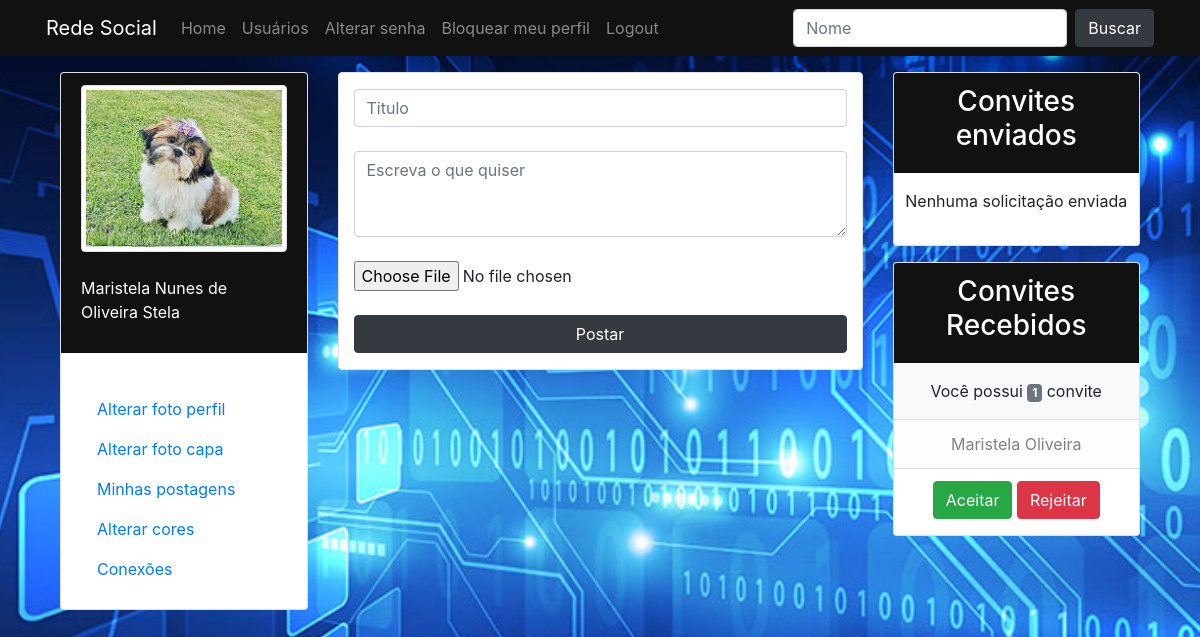
The app's page / (signed in) with its own data.
### perfis/models.py (models this page shows, shortened)
class Perfil(models.Model):
    nome = models.CharField(max_length=255, null=False)
    telefone = models.CharField(max_length=15, null= False)
    nome_empresa = models.CharField(max_length=255, null=False)
    imagem_perfil = models.ImageField(null=True, blank=True, upload_to='uploads/fotoperfil/')
    imagem_capa = models.ImageField(null=True, blank=True, upload_to='uploads/fotocapa/')
    cor = models.CharField(max_length=10, default='#455A64')
    contatos = models.ManyToManyField('self')
    usuario = models.OneToOneField(User, related_name='perfil', on_delete=models.CASCADE)

class Convite(models.Model):
    solicitante = models.ForeignKey(Perfil,on_delete=models.CASCADE,related_name='convites_feitos' )
    convidado = models.ForeignKey(Perfil, on_delete= models.CASCADE, related_name='convites_recebidos')

### perfis/views.py (the view)
# urls.py: path('', views.index, name='index'),
@login_required(login_url='login')
def index(request):
    dados = {}
    dados['perfis'] = Perfil.objects.all()
    dados['perfil_logado'] = request.user.perfil
    timeline = selecionar_posts_de_amigos(request)
    paginator = Paginator(timeline, 15)
    page = request.GET.get('pagina')
    try:
        dados['timeline'] = paginator.page(page)
    except Exception:
        dados['timeline'] = paginator.page(1)
        if page is not None:
            messages.add_message(request, messages.INFO, 'A página {} não existe'.format(page))
    return render(request, 'index.html', dados)

### perfis/views.py (called while the page is built)
def selecionar_posts_de_amigos(request):
    perfil_logado = request.user.perfil
    amigos = perfil_logado.contatos.all()
    posts = []
    for amigo in amigos:
        posts.extend(list(amigo.posts.all()))
    posts.sort(key=lambda x: x.data_postagem, reverse=True)
    return posts

### perfis/templates/index.html (shortened to what this page needs)
{% extends 'base.html' %}
{% load static %}
{% block main %}
<div class="container bg-white py-3 border rounded">
    <form method="POST" action="{% url 'postagem' %}" enctype="multipart/form-data">
        <input type="text" name="titulo" class="form-control" placeholder="Titulo"><br>
        <textarea name="texto" class="form-control" rows="3" placeholder="Escreva o que quiser"></textarea><br>
        <input name="imagem" type="file" class="form-control-file"><br>
        <button class="btn btn-dark full-w">Postar</button>
    </form>
</div>
{% endblock %}

### perfis/templates/base.html (shortened to what this page needs)
{% load static %}
<!DOCTYPE html>
<html lang="pt-br">
<head>
    <link rel="stylesheet" href="https://stackpath.bootstrapcdn.com/bootstrap/4.3.1/css/bootstrap.min.css"
>
    <link rel="stylesheet" href="{% static '/css/estilo.css' %}" rel="stylesheet">
</head>
<body style="{% if perfil_logado.imagem_capa %} background: url('/media/{{ perfil_logado.imagem_capa }}'); {% else %} background: #CFD8DC; {% endif %}
                background-repeat: no-repeat;
                background-size: cover;
                background-position: center;
                background-attachment: fixed;">
    <div class="navbar-dark fixed-top" style="background: {{ perfil_logado.cor }};">
        <nav class="navbar container navbar-expand-lg">
            <a class="navbar-brand" href="/">Rede Social</a>
            <div class="collapse navbar-collapse" id="navbarSupportedContent">
                <ul class="navbar-nav mr-auto">
                    <li class="nav-item">
                        <a class="nav-link" href="/">Home</a>
                    </li>
                    <li class="nav-item">
                        <a class="nav-link" href="{% url 'buscar_usuario' %}">Usuários</a>
                    </li>
                    <li class="nav-item">
                        <a class="nav-link" href="{% url 'alterar_senha' %}">Alterar senha</a>
                    </li>
                    <li class="nav-item">
                        <a class="nav-link" href="{% url 'bloquear_meu_user' %}">Bloquear meu perfil</a>
                    </li>
                    <li class="nav-item">
                        <a class="nav-link" href="{% url 'deslogar' %}">Logout</a>
                    </li>
                </ul>
                <form method="POST" action="{% url 'buscar_usuario' %}"
                    class="form-inline my-2 my-lg-0 form-busca-usuario">
                    <input class="form-control mr-sm-2" type="search" name="busca" placeholder="Nome">
                    <button class="btn btn-dark my-2 my-sm-0" type="submit">Buscar</button>
                </form>
            </div>
        </nav>
    </div>
    <main class="mt-5 index">
        <div class="row container">
            <section class="col col-sm-12 col-md-3 col-lg-3 col-xl-3 mt-4 opcoes-do-usuario">
                <div class="card">
                    <div class="card-header center-center" style="background: {{ perfil_logado.cor }};"
                        data-toggle="tooltip" data-placement="bottom" title="Alterar foto do perfil">
                        <img src="{% if perfil_logado.imagem_perfil %} /media/{{ perfil_logado.imagem_perfil }}
                        {% else %} {% static 'media/img/user.png' %} {% endif %}" alt="Usuário" width="100%"
                            class="img-fluid img-thumbnail"><br>
                        <p class="text-white">{{ perfil_logado.nome }}</p>
                    </div>
                    <div class="card-body">
                        <ul class="nav flex-column mt-3">
                            <li class="nav-item"> <a class="nav-link" href="" data-toggle="modal"
                                    data-target="#alterarFotoPerfil">Alterar foto perfil</a> </li>
                            <li class="nav-item"> <a class="nav-link" href="" data-toggle="modal"
                                    data-target="#alterarFotoCapa">Alterar foto capa</a> </li>
                            <li class="nav-item">
                                <a class="nav-link" href="{% url 'minhas_postagens' %}">Minhas postagens</a>
                            </li>
                            <li class="nav-item"> <a class="nav-link" href="" data-toggle="modal"
                                    data-target="#alterarCorPerfil">Alterar cores</a> </li>
                            <li class="nav-item"> <a class="nav-link" href="{% url 'conexoes' %}">Conexões</a> </li>
                        </ul>
                    </div>
                </div>
            </section>
            <div class="col col-sm-12 col-md-12 col-lg-6 col-xl-6 mt-4">
                {% block main %}
                {% endblock %}
            </div>
            <aside class="col col-sm-12 col-md-12 col-lg-3 col-xl-3 mt-4">
                <div class="bg-white card">
                    <div class="card-header text-white" style="background: {{ perfil_logado.cor }};">
                        <h3 class="text-center">Convites enviados</h3>
                    </div>
                    <div class="card-body px-0 py-0">
                        {% if perfil_logado.convites_feitos.all %}
                        <ul class="list-group">
                            <p class="text-center px-1 pt-3">
                                você possui <span
                                    class="badge badge-secondary">{{ perfil_logado.convites_feitos.count }}</span>
                                convite{{ perfil_logado.convites_feitos.count|pluralize }}
                            </p>
                            {% for convite in perfil_logado.convites_feitos.all %}
                            <a class="list-group-item list-group-item-action list-group-item-light full-w text-center"
                                href="{% url 'exibir' convite.convidado.id %}">
                                {{ convite.convidado.nome }}
                            </a>
                            <li class="list-group-item text-center">
                                <a href="{% url 'rejeitar' convite.id %}"
                                    class="float-center btn btn-danger full-w">cancelar</a></li>
                            {% endfor %}
                        </ul>
                        {% else %}
                        <p class=" px-2 py-3 text-center">Nenhuma solicitação enviada</p>
                        {% endif %}
                    </div>
                </div>
                <div class="mt-3 card bg-white">
                    <div class="card-header text-white" style="background: {{ perfil_logado.cor }};">
                        <h3 class="text-center">Convites Recebidos</h3>
                    </div>
                    <div class="card-body px-0 py-0">
                        {% if perfil_logado.convites_recebidos.all %}
                        <ul class="list-group list-group-flush bg-light">
                            <p class="text-center px-1 pt-3">
                                Você possui
                                <span class="badge badge-secondary">{{ perfil_logado.convites_recebidos.count }}</span>
                                convite{{ perfil_logado.convites_recebidos.count|pluralize }}
                            </p>
                            {% for convite in perfil_logado.convites_recebidos.all %}
                            <a class="list-group-item list-group-item-action list-group-item-light full-w text-center"
                                href="{% url 'exibir' convite.solicitante.id %}">
                                {{ convite.solicitante.nome }}
                            </a>
                            <li class="list-group-item full-w text-center mb-1">
                                <a href="/perfil/{{ convite.id }}/aceitar"
                                    class="float-center btn btn-success">Aceitar</a> <a
                                    href="/perfil/{{ convite.id }}/rejeitar"
                                    class="float-center btn btn-danger">Rejeitar</a>
                            </li>
                            {% endfor %}
                        </ul>
                        {% else %}
                        <p class="px-2 py-3 text-center">Nenhuma solicitação recebida</p>
                        {% endif %}
                    </div>
                </div>
            </aside>
        </div>
    </main>
</body>
</html>

### perfis/static/css/estilo.css (style rules this page uses)
html, body { height: 100%; }
main.index { min-height: calc(100% - 56px); display: flex; flex-direction: row; justify-content: center; }
.opcoes-do-usuario { display: flex; flex-direction: column; justify-content: flex-start; align-items: center; }
.center-center { display: flex; flex-direction: column; justify-content: center; align-items: center; }
.full-w { width: 100%; }

### records on screen
Perfil: imagem_perfil (picture), nome "Maristela Nunes de Oliveira Stela", convites_recebidos.count "1"
Convite: solicitante.nome "Maristela Oliveira"
